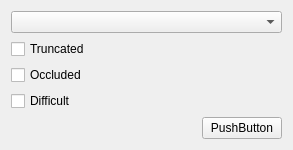
<?xml version="1.0" encoding="UTF-8"?>
<ui version="4.0">
 <class>LabelAssistant</class>
 <widget class="QWidget" name="LabelAssistant">
  <property name="geometry">
   <rect>
    <x>0</x>
    <y>0</y>
    <width>293</width>
    <height>137</height>
   </rect>
  </property>
  <property name="windowTitle">
   <string>Form</string>
  </property>
  <layout class="QVBoxLayout" name="verticalLayout">
   <item>
    <widget class="QComboBox" name="comboBoxLabels"/>
   </item>
   <item>
    <widget class="QCheckBox" name="checkBoxTruncated">
     <property name="text">
      <string>Truncated</string>
     </property>
    </widget>
   </item>
   <item>
    <widget class="QCheckBox" name="checkBoxOccluded">
     <property name="text">
      <string>Occluded</string>
     </property>
    </widget>
   </item>
   <item>
    <widget class="QCheckBox" name="checkBoxDifficult">
     <property name="text">
      <string>Difficult</string>
     </property>
    </widget>
   </item>
   <item>
    <layout class="QHBoxLayout" name="horizontalLayout">
     <item>
      <spacer name="horizontalSpacer">
       <property name="orientation">
        <enum>Qt::Horizontal</enum>
       </property>
       <property name="sizeHint" stdset="0">
        <size>
         <width>40</width>
         <height>20</height>
        </size>
       </property>
      </spacer>
     </item>
     <item>
      <widget class="QPushButton" name="pushButtonSubmit">
       <property name="text">
        <string>PushButton</string>
       </property>
      </widget>
     </item>
    </layout>
   </item>
  </layout>
 </widget>
 <resources/>
 <connections/>
</ui>
